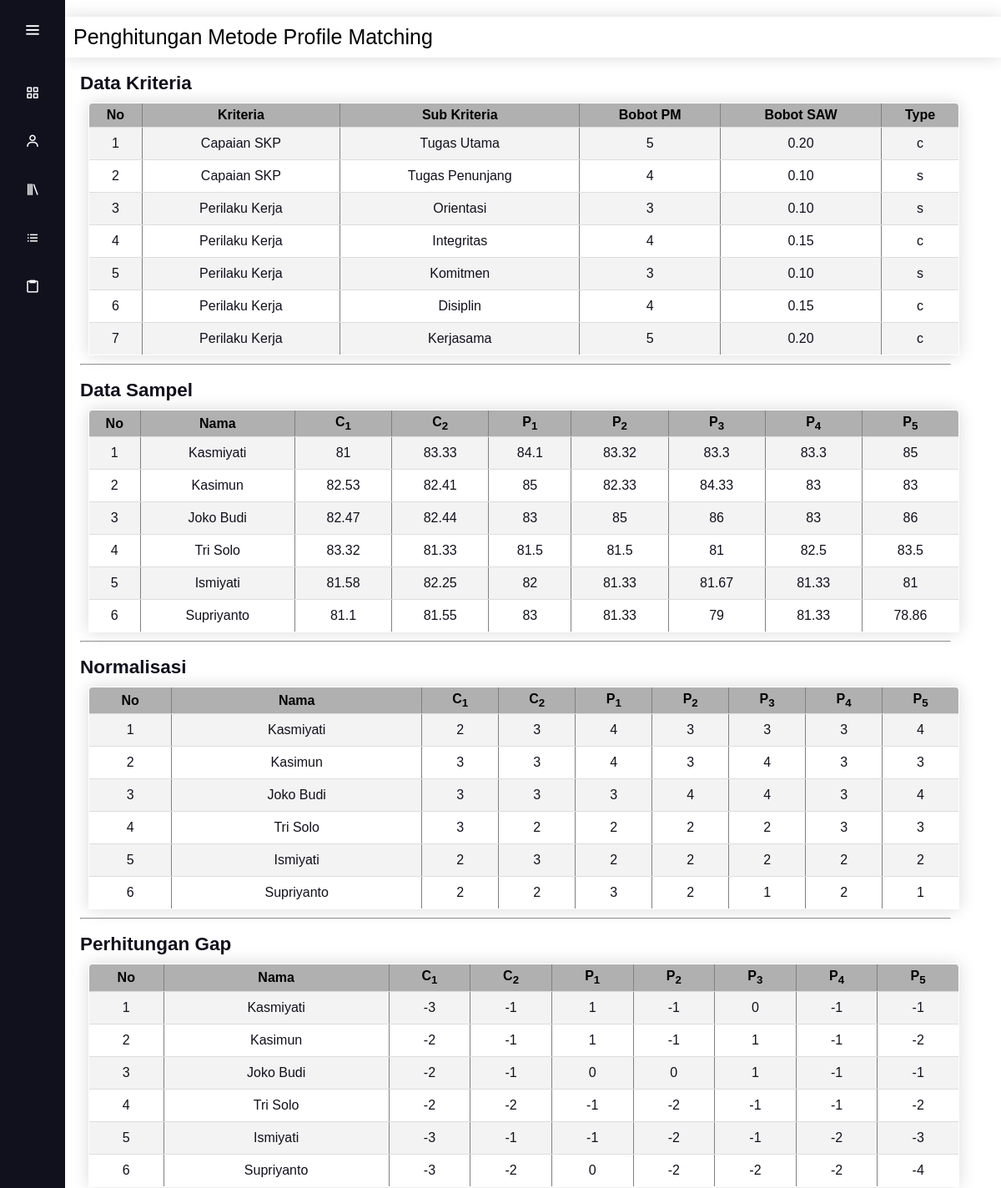
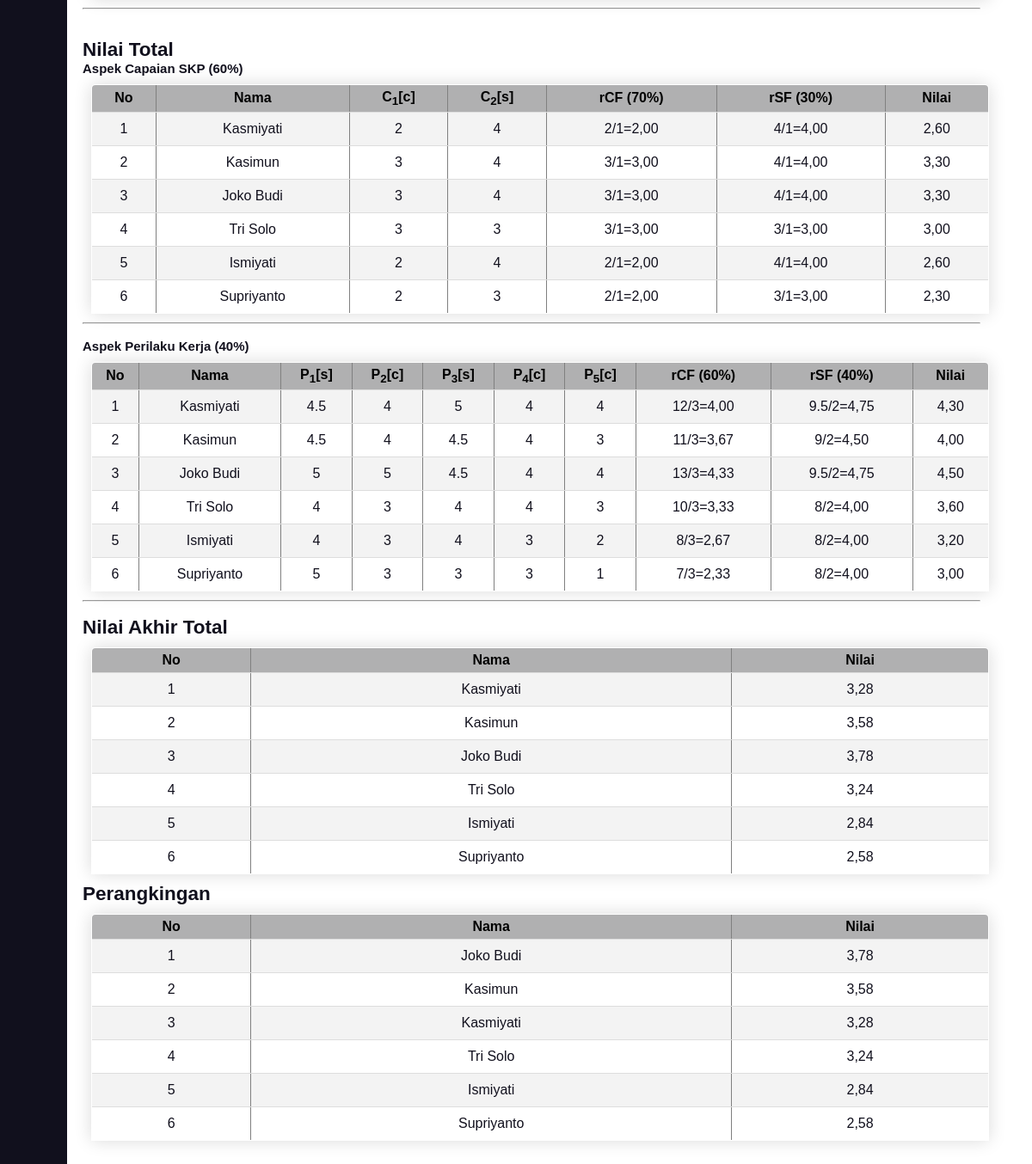
Screenshot of /pm.php with the database file from the repository (2 pictures, top to bottom).
### tables this page shows
CREATE TABLE `data_subkriteria` (
  `id_sub` tinyint(4) NOT NULL,
  `kriteria` tinyint(4) NOT NULL COMMENT 'FK data_kriteria',
  `nama_sub` varchar(30) NOT NULL,
  `bobot_standar_pm` tinyint(4) NOT NULL,
  `bobot_standar_saw` decimal(4,2) NOT NULL,
  `jenis` enum('C','S') DEFAULT NULL COMMENT 'C=Core;S=Secondary',
  `jns_saw` varchar(7) NOT NULL
);

CREATE TABLE `data_kriteria` (
  `id_aspek` tinyint(3) UNSIGNED NOT NULL,
  `nama_aspek` varchar(100) NOT NULL,
  `bobot` float NOT NULL,
  `bobot_core` float NOT NULL,
  `bobot_secondary` float NOT NULL,
  `nama_singkat` char(1) DEFAULT NULL
);

CREATE TABLE `data_alternatif` (
  `id_karyawan` tinyint(3) UNSIGNED NOT NULL,
  `nama_karyawan` varchar(100) NOT NULL
);

CREATE TABLE `bobot` (
  `selisih` tinyint(3) NOT NULL,
  `bobot` float NOT NULL,
  `keterangan` varchar(100) NOT NULL
);

### pm.php (the view, shortened to what this page needs)
<?php
	$conn = mysqli_connect("localhost", "root", "", "spk");
?>
<!doctype html>
<html lang="en">
  <head>
	<link rel="stylesheet" href="style.css">
	<link rel="stylesheet" href="fontAwesome/css/fontawesome.min.css">
	<link rel="stylesheet" href="fontAwesome/css/all.min.css">
	<link href='https://unpkg.com/boxicons@2.0.7/css/boxicons.min.css' rel='stylesheet'>
  </head>
  <body>
    <div class="sidebar">
            <div class="logo-details">
                <i class='bx bx-menu' id="btn" ></i>
            </div>
            <ul class="nav-list">
                <li>
                    <a href="index.php">
                        <i class='bx bx-grid-alt'></i>
                    </a>
                </li>
                <li>
                    <a href="data_alternatif.php">
                        <i class='bx bx-user' ></i>
                    </a>
                </li>
                <li>
                    <a href="data_kriteria.php">
                        <i class='bx bx-library'></i>
                    </a>
                </li>
                <li>
                    <a href="data_subkriteria.php">
                        <i class='bx bx-list-ul'></i>
                    </a>
                </li>
                <li>
                    <a href="hasil.php">
                        <i class='bx bx-clipboard'></i>
                    </a>
                </li>
            </ul>
        </div>
		<section class = "home-section">
            <div class="header">Penghitungan Metode Profile Matching</div>
            <div class='text'>
				<?php
						$bobot=array();
						$sql="SELECT * FROM bobot";
						$hasil=mysqli_query($conn, $sql);
						while($row=mysqli_fetch_assoc($hasil))
							{
								$bobot[$row['selisih']]=$row['bobot'];
							}
						$sql="SELECT * FROM data_sample";
						$hasil=mysqli_query($conn, $sql);
						while($row=mysqli_fetch_assoc($hasil))
							{
								$nilai_sample[$row['karyawan']][$row['faktor']]=$row['nilai'];
							}
						$nama_karyawan=array();
						$nilai_akhir=array();
						$sql="SELECT * FROM data_alternatif ORDER BY id_karyawan";
						$hasil=mysqli_query($conn, $sql);
						while($row=mysqli_fetch_assoc($hasil))
							{
								$nama_karyawan[$row['id_karyawan']]=$row['nama_karyawan'];
								$nilai_akhir[$row['id_karyawan']]=0;
							}
						$nama_aspek=array();
						$nama_singkat=array();
						$jumlah_kolom=array();
						$ba_all=array();
						$ba_cf=array();
						$ba_sf=array();
						$sql="SELECT *,(SELECT COUNT(id_sub) FROM data_subkriteria WHERE kriteria=id_aspek) AS jum_kolom
							FROM data_kriteria";
						$hasil=mysqli_query($conn, $sql);
						while($row=mysqli_fetch_assoc($hasil))
							{
								$aspek=$row['id_aspek'];
								$nama_aspek[$row['id_aspek']]=$row['nama_aspek'];
								$nama_singkat[$row['id_aspek']]=$row['nama_singkat'];
								$jumlah_kolom[$row['id_aspek']]=$row['jum_kolom'];
								$ba_all[$row['id_aspek']]=$row['bobot'];
								$ba_cf[$row['id_aspek']]=$row['bobot_core'];
								$ba_sf[$row['id_aspek']]=$row['bobot_secondary'];
								$sql2="SELECT * FROM data_subkriteria WHERE kriteria='$aspek' ORDER BY id_sub";
								$hasil2=mysqli_query($conn, $sql2);
								$kolom=1;
								while($row2=mysqli_fetch_assoc($hasil2))
									{
										$r_index[$aspek][$kolom]=$row2['id_sub'];
										$kolom++;
									}
							}
				?>
				<h2>Data Kriteria</h2>
				<table class = 'content-table' border ='1' width='100%'>
					<tr>
						<th align='center'>No</th>
						<th align='center'>Kriteria</th>
						<th align='center'>Sub Kriteria</th>
						<th align='center'>Bobot PM</th>
						<th align='center'>Bobot SAW</th>
						<th align='center'>Type</th>
					</tr>
					<?php
						$nilai_norm=array();
						$no=1;
						$sql="SELECT data_subkriteria.*,nama_aspek,IF(jenis='C','c','s') AS nama_jenis
							FROM data_subkriteria LEFT JOIN data_kriteria ON kriteria=id_aspek ORDER BY kriteria,id_sub";
						$hasil=mysqli_query($conn, $sql);
						$nama_jenis=array();
						while($row=mysqli_fetch_assoc($hasil))
						{
							$bobot_pm[$row['id_sub']]=$row['bobot_standar_pm'];
							$nama_jenis[$row['id_sub']]=$row['nama_jenis'];
					?>
					<tr>
						<td align='center'><?php echo $no++;?></td>
						<td align='center'><?php echo $row['nama_aspek'];?></td>
						<td align='center'><?php echo $row['nama_sub'];?></td>
						<td align='center'><?php echo $row['bobot_standar_pm'];?></td>
						<td align='center'><?php echo $row['bobot_standar_saw'];?></td>
						<td align='center'><?php echo $row['nama_jenis'];?></td>
					</tr>
					<?php
							}
					?>
				</table>
				<hr /> <br>
				<h2>Data Sampel</h2>
				<table class = 'content-table' border = '1' width='100%'>
					<tr>
						<th align='center'>No</th>
						<th align='center'>Nama</th>
						<?php
							while (list($key, $value) = each($nama_aspek)) {
								for($kol=1;$kol<=$jumlah_kolom[$key];$kol++) {?>
						<th align='center'><?php echo $nama_singkat[$key]; ?><sub><?php echo $kol;?></sub></th>
						<?php }
							}?>
					</tr>
					<?php
						reset($nama_karyawan);
						$nomor=1;
						while (list($k, $v) = each($nama_karyawan))
							{
					?>
					<tr align='center'>
						<td><?php echo $nomor++;?></td>
						<td><?php echo $nama_karyawan[$k];?></td>
						<?php
							reset($nama_aspek);
							while (list($key, $value) = each($nama_aspek)) {
								for($kol=1;$kol<=$jumlah_kolom[$key];$kol++) {
									$pos=$r_index[$key][$kol];
							?>
						<td><?php echo $nilai_sample[$k][$pos]; ?></td>
						<?php
								}
							}?>
					</tr>
					<?php
							}
					?>
				</table>
				<hr /> <br>
				<h2>Normalisasi</h2>
				<table class = 'content-table' border='1' width='100%' >
					<tr align='center'>
						<th>No</th>
						<th>Nama</th>
						<?php
							reset($nama_aspek);
							while (list($key, $value) = each($nama_aspek)) {
								for($kol=1;$kol<=$jumlah_kolom[$key];$kol++) {?>
						<th><?php echo $nama_singkat[$key]; ?><sub><?php echo $kol;?></sub></th>
						<?php }
							} ?>
					</tr>
					<?php
						reset($nama_karyawan);
						$nomor=1;
						while (list($k, $v) = each($nama_karyawan))
							{
					?>
					<tr align='center'>
						<td><?php echo $nomor++;?></td>
						<td><?php echo $nama_karyawan[$k];?></td>
						<?php
							reset($nama_aspek);
							while (list($key, $value) = each($nama_aspek)) {
								for($kol=1;$kol<=$jumlah_kolom[$key];$kol++) {
									$pos=$r_index[$key][$kol];
									if($nilai_sample[$k][$pos]<=80.0){
										$nilai_norm[$k][$pos]= 1;
									}elseif($nilai_sample[$k][$pos]<=82.0){
										$nilai_norm[$k][$pos]=2;
									}elseif($nilai_sample[$k][$pos]<=84.0){
										$nilai_norm[$k][$pos]=3;
									}elseif($nilai_sample[$k][$pos]<=100.0){
										$nilai_norm[$k][$pos]=4;
									}
							?>
						<td><?php echo $nilai_norm[$k][$pos];?></td>
						<?php }
							}?>
					</tr>
					<?php
							}
					?>
				</table>
				<hr> <br>
				<h2>Perhitungan Gap</h2>
				<table class = 'content-table' border='1' width='100%'>
					<tr align='center'>
						<th>No</th>
						<th>Nama</th>
						<?php
							reset($nama_aspek);
							while (list($key, $value) = each($nama_aspek)){
								for($kol=1;$kol<=$jumlah_kolom[$key];$kol++) {?>
						<th><?php echo $nama_singkat[$key]; ?><sub><?php echo $kol;?></sub></th>
						<?php }
							}?>
					</tr>
					<?php
						reset($nama_karyawan);
						$nomor=1;
						while (list($k, $v) = each($nama_karyawan)){
					?>
					<tr align='center'>
						<td><?php echo $nomor++;?></td>
						<td><?php echo $nama_karyawan[$k];?></td>
						<?php
							reset($nama_aspek);
							while (list($key, $value) = each($nama_aspek)){
								for($kol=1;$kol<=$jumlah_kolom[$key];$kol++) {
									$pos=$r_index[$key][$kol];
									$nilai_gap[$k][$pos]=$nilai_norm[$k][$pos]-$bobot_pm[$pos]
							?>
						<td><?php echo $nilai_gap[$k][$pos];?></strong></td>
						<?php }
							}?>
					</tr>
					<?php
							}
					?>
				</table>
				<hr /> <br><br>
				<h2>Nilai Total</h2>
				<?php
					reset($nama_aspek);
					while (list($key, $value) = each($nama_aspek))
							{
								echo "<h4>Aspek ".$nama_aspek[$key]." (".$ba_all[$key]."%)</h4>";
						?>
				<table class = 'content-table' border='1' width='100%'>
					<tr align='center'>
						<th>No</th>
						<th>Nama</th>
						<?php for($kol=1;$kol<=$jumlah_kolom[$key];$kol++) {
								$pos=$r_index[$key][$kol];
							?>
						<th><?php echo $nama_singkat[$key]; ?><sub><?php echo $kol;?></sub>[<?php echo $nama_jenis[$pos];?>]</th>
						<?php } ?>
						<th>rCF (<?php echo $ba_cf[$key];?>%)</th>
						<th>rSF (<?php echo $ba_sf[$key];?>%)</th>
						<th>Nilai</th>
					</tr>
					<?php
						reset($nama_karyawan);
						$nomor=1;
						while (list($k, $v) = each($nama_karyawan))
							{
								$jum_cf=$jum_sf=$ccf=$csf=0;
					?>
					<tr align='center'>
						<td><?php echo $nomor++;?></td>
						<td><?php echo $nama_karyawan[$k];?></td>
						<?php for($kol=1;$kol<=$jumlah_kolom[$key];$kol++) {
									$pos=$r_index[$key][$kol];
									$nilai_bobot[$k][$pos]=$bobot[$nilai_norm[$k][$pos]-$bobot_pm[$pos]];
									if($nama_jenis[$pos]=="c")
										{
											$jum_cf+=$nilai_bobot[$k][$pos];
											$ccf++;
										}
									else
										{
											$jum_sf+=$nilai_bobot[$k][$pos];
											$csf++;
										}
							?>
						<td><?php echo $nilai_bobot[$k][$pos];?></td>
						<?php }
							$ncf=$jum_cf/$ccf;
							$nsf=$jum_sf/$csf;
							$nilai_bobot[$k][$key]=$ba_cf[$key]*($ncf/100)+$ba_sf[$key]*($nsf/100);
							$nilai_akhir[$k]+=$nilai_bobot[$k][$key]*($ba_all[$key]/100);
						?>
						<td><?php echo $jum_cf."/".$ccf;?>=<?php echo number_format($ncf,2,",","."); ?></td>
						<td><?php echo $jum_sf."/".$csf;?>=<?php echo number_format($nsf,2,",","."); ?></td>
						<td><?php echo  number_format($nilai_bobot[$k][$key],2,",","."); ?></td>
					</tr>
					<?php
							}
					?>
				</table>
				<hr> <br>
				<?php
						}
						reset($nilai_akhir);
				?>
				<h2>Nilai Akhir Total</h2>
				<table class = 'content-table' border = '1' width='100%'>
					<tr align='center'>
						<th>No</th>
						<th>Nama</th>
						<th>Nilai</th>
					</tr>
					<?php
						$nomor=1;
						while (list($k, $v) = each($nilai_akhir))
							{
							?>
					<tr align='center'>
							<td><?php echo $nomor++; ?></td>
							<td><?php echo $nama_karyawan[$k]; ?></td>
							<td><?php echo number_format($nilai_akhir[$k],2,",","."); ?></td>
						</tr>
					<?php
							}
					?>
				</table> <br>
					<?php
						reset($nilai_akhir);
						arsort($nilai_akhir);
					?>
				<h2>Perangkingan</h2>
				<table class = 'content-table' border='1' width='100%'>
					<tr align='center'>
						<th>No</th>
						<th>Nama</th>
						<th>Nilai</th>
					</tr>
						<?php
							$nomor=1;
							while (list($k, $v) = each($nilai_akhir))
								{
							?>
					<tr align='center'>
							<td><?php echo $nomor++; ?></td>
							<td><?php echo $nama_karyawan[$k]; ?></td>
							<td><?php echo number_format($nilai_akhir[$k],2,",","."); ?></td>
					</tr>
					<?php
								}
						?>
				</table>
			</div>
		</section>
  </body>
</html>

### style.css (style rules this page uses)
* { margin: 0; padding: 0; box-sizing: border-box; font-family: "Poppins" , sans-serif; }
* { margin: 0; padding: 0; font-family: 'Quicksand', sans-serif; }
.content-table { border-collapse: collapse; margin: 25px 0px; font-size: 18px; border-radius: 5px 5px 0 0; overflow: hidden; box-shadow: 0 0 20px rgba(0, 0, 0, 0.15); }
.content-table tr th { background-color: #b0b0b1; color: #000000; text-align:center; }
.content-table th, .content-table td { padding: 12px 15px; }
.content-table tbody tr { border-bottom: 1px solid #dddddd; }
.content-table tbody tr:nth-of-type(even) { background-color: #f3f3f3; }
.sidebar { position: fixed; left: 0; top: 0; height: 100%; width: 78px; background: #11101D; padding: 6px 14px; z-index: 99; transition: all 0.5s ease; }
.sidebar .logo-details { height: 60px; display: flex; align-items: center; position: relative; }
.sidebar .logo-details #btn { position: absolute; top: 50%; right: 0; transform: translateY(-50%); font-size: 22px; transition: all 0.4s ease; font-size: 23px; text-align: center; cursor: pointer; transition: all 0.5s ease; }
.sidebar i { color: #fff; height: 60px; min-width: 50px; font-size: 28px; text-align: center; line-height: 60px; }
.sidebar .nav-list { margin-top: 20px; height: 100%; }
.sidebar li { position: relative; margin: 8px 0; list-style: none; }
.sidebar li a { display: flex; height: 100%; width: 100%; border-radius: 12px; align-items: center; text-decoration: none; transition: all 0.4s ease; background: #11101D; }
.sidebar li i { height: 50px; line-height: 50px; font-size: 18px; border-radius: 12px; }
.home-section { position: relative; background: #ffffff; min-height: 100vh; top: 20px; left: 78px; width: calc(100% - 78px); transition: all 0.5s ease; z-index: 2; }
.home-section .header { background: #ffffff; text-align: left; color: rgb(0, 0, 0); font-size: 25px; font-weight: 500; margin: 0px; padding: 10px; box-shadow: 0 0 20px rgba(0, 0, 0, 0.15); }
.home-section .text { display: inline-block; color: #11101d; font-size: 15px; font-weight: 50; margin: 18px; max-width:100%; width: calc(100% - 78px); }
.home-section .text table { font-size: 16px; margin: 10px; float: left; }
.home-section .text table tr, .home-section .text table td { padding: 10px; }
.home-section .text table th { padding: 5px; height: auto; }

### rows the page displays
data_subkriteria: data_kriteria.nama_aspek "Capaian SKP", nama_sub "Tugas Utama", bobot_standar_pm "5", bobot_standar_saw "0.20", nama_jenis "c"
data_subkriteria: data_kriteria.nama_aspek "Capaian SKP", nama_sub "Tugas Penunjang", bobot_standar_pm "4", bobot_standar_saw "0.10", nama_jenis "s"
data_subkriteria: data_kriteria.nama_aspek "Perilaku Kerja", nama_sub "Orientasi", bobot_standar_pm "3", bobot_standar_saw "0.10", nama_jenis "s"
data_subkriteria: data_kriteria.nama_aspek "Perilaku Kerja", nama_sub "Integritas", bobot_standar_pm "4", bobot_standar_saw "0.15", nama_jenis "c"
data_subkriteria: data_kriteria.nama_aspek "Perilaku Kerja", nama_sub "Komitmen", bobot_standar_pm "3", bobot_standar_saw "0.10", nama_jenis "s"
data_subkriteria: data_kriteria.nama_aspek "Perilaku Kerja", nama_sub "Disiplin", bobot_standar_pm "4", bobot_standar_saw "0.15", nama_jenis "c"
data_subkriteria: data_kriteria.nama_aspek "Perilaku Kerja", nama_sub "Kerjasama", bobot_standar_pm "5", bobot_standar_saw "0.20", nama_jenis "c"
data_alternatif: id_karyawan "Kasmiyati", id_karyawan "81", id_karyawan "83.33", id_karyawan "84.1", id_karyawan "83.32", id_karyawan "83.3", id_karyawan "85", id_karyawan "2", id_karyawan "3", id_karyawan "4", id_karyawan "-3", id_karyawan "-1", id_karyawan "1", id_karyawan "0", id_karyawan.selisih "-1", id_karyawan "2,60", id_karyawan "4.5", id_karyawan "5", id_karyawan "4,30"
data_alternatif: id_karyawan "Kasimun", id_karyawan "82.53", id_karyawan "82.41", id_karyawan "85", id_karyawan "82.33", id_karyawan "84.33", id_karyawan "83", id_karyawan "3", id_karyawan "4", id_karyawan "-2", id_karyawan "-1", id_karyawan "1", id_karyawan.selisih "-1", id_karyawan "3,30", id_karyawan "4.5", id_karyawan "4,00"
data_alternatif: id_karyawan "Joko Budi", id_karyawan "82.47", id_karyawan "82.44", id_karyawan "83", id_karyawan "85", id_karyawan "86", id_karyawan "3", id_karyawan "4", id_karyawan "-2", id_karyawan "-1", id_karyawan "0", id_karyawan "1", id_karyawan "3,30", id_karyawan "5", id_karyawan "4.5", id_karyawan "4,50"
data_alternatif: id_karyawan "Tri Solo", id_karyawan "83.32", id_karyawan "81.33", id_karyawan "81.5", id_karyawan "81", id_karyawan "82.5", id_karyawan "83.5", id_karyawan "3", id_karyawan "2", id_karyawan "-2", id_karyawan "-1", id_karyawan.selisih "-2", id_karyawan "3,00", id_karyawan "4", id_karyawan "3,60"
data_alternatif: id_karyawan "Ismiyati", id_karyawan "81.58", id_karyawan "82.25", id_karyawan "82", id_karyawan "81.33", id_karyawan "81.67", id_karyawan "81", id_karyawan "2", id_karyawan "3", id_karyawan "-3", id_karyawan "-1", id_karyawan "-2", id_karyawan.selisih "-1", id_karyawan "4", id_karyawan "2,60", id_karyawan "3,20"
data_alternatif: id_karyawan "Supriyanto", id_karyawan "81.1", id_karyawan "81.55", id_karyawan "83", id_karyawan "81.33", id_karyawan "79", id_karyawan "78.86", id_karyawan "2", id_karyawan "3", id_karyawan "1", id_karyawan "-3", id_karyawan "-2", id_karyawan "0", id_karyawan.selisih "-2", id_karyawan "-4", id_karyawan "2,30", id_karyawan "5", id_karyawan "3,00"

### other values shown
$nama_singkat[$key] "C"
$nama_singkat[$key] "P"
$nama_aspek[$key] "Capaian SKP"
$ba_all[$key] "60"
$nama_jenis[$pos] "c"
$nama_jenis[$pos] "s"
$ba_cf[$key] "70"
$ba_sf[$key] "30"
$jum_cf "2"
$ccf "1"
$ncf "2,00"
$jum_sf "4"
$csf "1"
$nsf "4,00"
$jum_cf "3"
